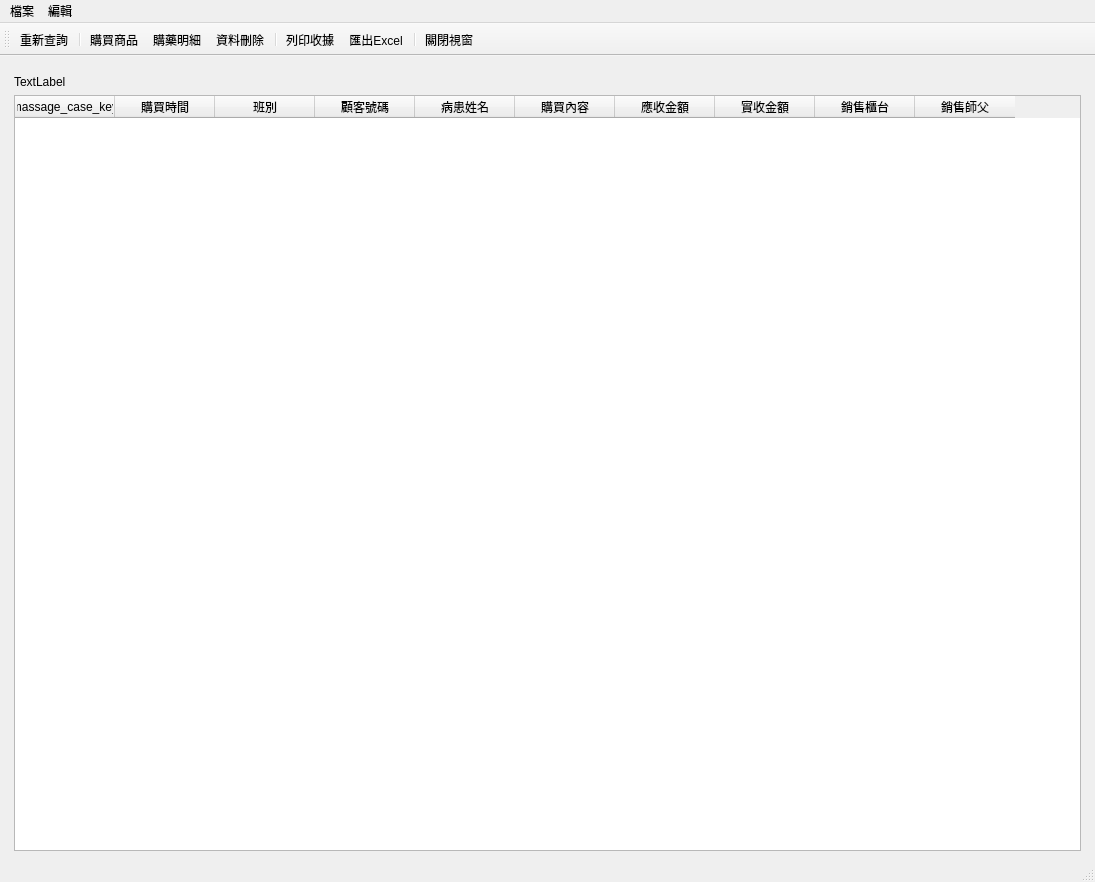
<?xml version="1.0" encoding="UTF-8"?>
<ui version="4.0">
 <class>PurchaseWindow</class>
 <widget class="QMainWindow" name="PurchaseWindow">
  <property name="geometry">
   <rect>
    <x>0</x>
    <y>0</y>
    <width>1095</width>
    <height>882</height>
   </rect>
  </property>
  <property name="windowTitle">
   <string>購買商品</string>
  </property>
  <property name="toolButtonStyle">
   <enum>Qt::ToolButtonTextUnderIcon</enum>
  </property>
  <widget class="QWidget" name="centralwidget">
   <layout class="QVBoxLayout" name="verticalLayout_2">
    <item>
     <layout class="QVBoxLayout" name="verticalLayout" stretch="0,0">
      <property name="leftMargin">
       <number>5</number>
      </property>
      <property name="topMargin">
       <number>10</number>
      </property>
      <property name="rightMargin">
       <number>5</number>
      </property>
      <item>
       <widget class="QLabel" name="label_data_period">
        <property name="text">
         <string>TextLabel</string>
        </property>
       </widget>
      </item>
      <item>
       <widget class="QTableWidget" name="tableWidget_purchase_list">
        <property name="editTriggers">
         <set>QAbstractItemView::NoEditTriggers</set>
        </property>
        <property name="selectionMode">
         <enum>QAbstractItemView::SingleSelection</enum>
        </property>
        <property name="selectionBehavior">
         <enum>QAbstractItemView::SelectRows</enum>
        </property>
        <column>
         <property name="text">
          <string>massage_case_key</string>
         </property>
        </column>
        <column>
         <property name="text">
          <string>購買時間</string>
         </property>
        </column>
        <column>
         <property name="text">
          <string>班別</string>
         </property>
        </column>
        <column>
         <property name="text">
          <string>顧客號碼</string>
         </property>
        </column>
        <column>
         <property name="text">
          <string>病患姓名</string>
         </property>
        </column>
        <column>
         <property name="text">
          <string>購買內容</string>
         </property>
        </column>
        <column>
         <property name="text">
          <string>應收金額</string>
         </property>
        </column>
        <column>
         <property name="text">
          <string>實收金額</string>
         </property>
        </column>
        <column>
         <property name="text">
          <string>銷售櫃台</string>
         </property>
        </column>
        <column>
         <property name="text">
          <string>銷售師父</string>
         </property>
        </column>
       </widget>
      </item>
     </layout>
    </item>
   </layout>
  </widget>
  <widget class="QMenuBar" name="menubar">
   <property name="geometry">
    <rect>
     <x>0</x>
     <y>0</y>
     <width>1095</width>
     <height>25</height>
    </rect>
   </property>
   <widget class="QMenu" name="menu">
    <property name="title">
     <string>檔案</string>
    </property>
   </widget>
   <widget class="QMenu" name="menu_2">
    <property name="title">
     <string>編輯</string>
    </property>
   </widget>
   <addaction name="menu"/>
   <addaction name="menu_2"/>
  </widget>
  <widget class="QStatusBar" name="statusbar"/>
  <widget class="QToolBar" name="toolBar">
   <property name="palette">
    <palette>
     <active/>
     <inactive/>
     <disabled/>
    </palette>
   </property>
   <property name="windowTitle">
    <string>toolBar</string>
   </property>
   <property name="toolButtonStyle">
    <enum>Qt::ToolButtonTextUnderIcon</enum>
   </property>
   <attribute name="toolBarArea">
    <enum>TopToolBarArea</enum>
   </attribute>
   <attribute name="toolBarBreak">
    <bool>false</bool>
   </attribute>
   <addaction name="action_requery"/>
   <addaction name="separator"/>
   <addaction name="action_purchase"/>
   <addaction name="action_open_record"/>
   <addaction name="action_delete_record"/>
   <addaction name="separator"/>
   <addaction name="action_print_receipt"/>
   <addaction name="action_export_excel"/>
   <addaction name="separator"/>
   <addaction name="action_close"/>
  </widget>
  <action name="action_open_record">
   <property name="icon">
    <iconset>
     <normaloff>../icons/document-open.svg</normaloff>../icons/document-open.svg</iconset>
   </property>
   <property name="text">
    <string>購藥明細</string>
   </property>
   <property name="toolTip">
    <string>購藥明細</string>
   </property>
  </action>
  <action name="action_delete_record">
   <property name="icon">
    <iconset>
     <normaloff>../icons/user-trash.png</normaloff>../icons/user-trash.png</iconset>
   </property>
   <property name="text">
    <string>資料刪除</string>
   </property>
  </action>
  <action name="action_requery">
   <property name="icon">
    <iconset>
     <normaloff>../icons/reload.svg</normaloff>../icons/reload.svg</iconset>
   </property>
   <property name="text">
    <string>重新查詢</string>
   </property>
   <property name="toolTip">
    <string>重新查詢病歷</string>
   </property>
  </action>
  <action name="action_close">
   <property name="icon">
    <iconset>
     <normaloff>../icons/application-exit.svg</normaloff>../icons/application-exit.svg</iconset>
   </property>
   <property name="text">
    <string>關閉視窗</string>
   </property>
  </action>
  <action name="action_purchase">
   <property name="icon">
    <iconset>
     <normaloff>../icons/accessories-text-editor.png</normaloff>../icons/accessories-text-editor.png</iconset>
   </property>
   <property name="text">
    <string>購買商品</string>
   </property>
  </action>
  <action name="action_print_receipt">
   <property name="icon">
    <iconset>
     <normaloff>../icons/printer-printing.png</normaloff>../icons/printer-printing.png</iconset>
   </property>
   <property name="text">
    <string>列印收據</string>
   </property>
  </action>
  <action name="action_export_excel">
   <property name="icon">
    <iconset>
     <normaloff>../icons/document-export.svg</normaloff>../icons/document-export.svg</iconset>
   </property>
   <property name="text">
    <string>匯出Excel</string>
   </property>
   <property name="toolTip">
    <string>匯出Excel</string>
   </property>
  </action>
 </widget>
 <resources/>
 <connections/>
 <slots>
  <slot>pushButtonQueryClicked()</slot>
  <slot>pushButtonRequeryClicked()</slot>
  <slot>tableWidgetCellDoubleClicked()</slot>
  <slot>actionOpenCaseTriggered()</slot>
  <slot>actionDeleteCaseTriggered()</slot>
  <slot>actionPrintPresTriggered()</slot>
 </slots>
</ui>
